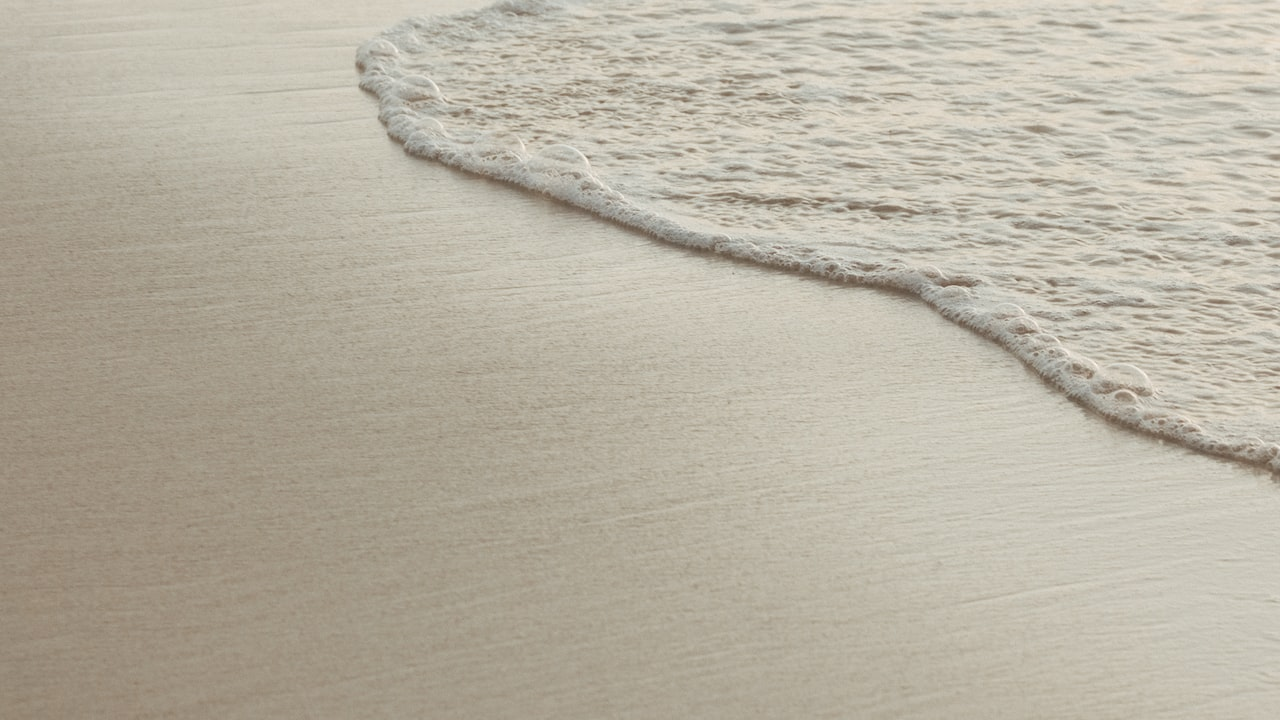
#> input picture container.jpg, 1280 x 720 px
$ python resizer.py ../container.jpg
#> lines starting #> are read from the running program, lines starting #| are printed output that depends on the picture
from PIL import Image
import sys

height = int(input("Enter image height: "))
#> the answer given: 100
width = int(input("Enter image width: "))
#> the answer given: 100
image = Image.open(sys.argv[1])
#> image is the input picture: PIL image 1280x720 RGB; mean R, G, B 184.7, 178.2, 163.2
resized = image.resize((width, height))
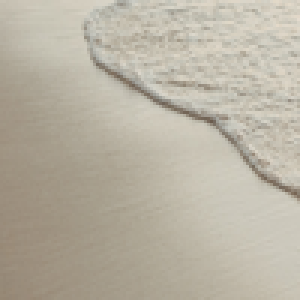
#> resized: PIL image 100x100 RGB (shown 3 times larger); mean R, G, B 184.7, 178.2, 163.2
resized.save('output.jpeg')
